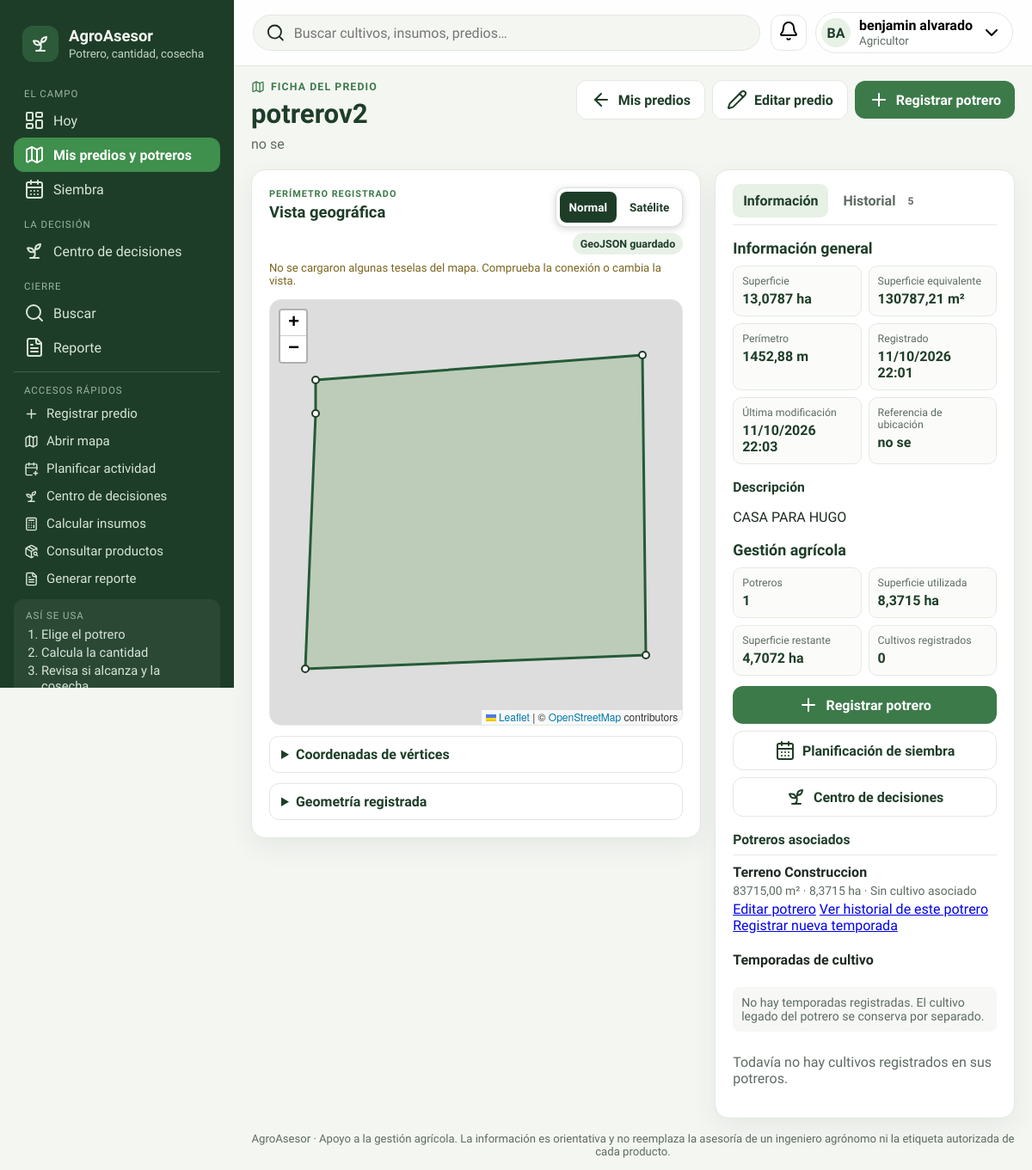
Screenshot of /predios/3/ (signed in) with the database file from the repository.
### core/models.py (models this page shows, shortened)
class Predio(models.Model):
    propietario = models.ForeignKey(settings.AUTH_USER_MODEL, on_delete=models.PROTECT, related_name='predios')
    nombre = models.CharField(max_length=150)
    ubicacion = models.CharField(max_length=255)
    descripcion = models.TextField(blank=True)
    observaciones = models.TextField(blank=True)
    superficie_ha = models.DecimalField(max_digits=12, decimal_places=4, validators=[MinValueValidator(Decimal('0.0001'))])
    latitud = models.FloatField(null=True, blank=True, validators=[MinValueValidator(-85), MaxValueValidator(85)])
    longitud = models.FloatField(null=True, blank=True, validators=[MinValueValidator(-180), MaxValueValidator(180)])
    geojson = models.JSONField(null=True, blank=True)
    zona = models.ForeignKey(Zona, on_delete=models.PROTECT, null=True, blank=True)
    creado = models.DateTimeField(auto_now_add=True)
    actualizado = models.DateTimeField(auto_now=True)
    class Meta:
        ordering = ['nombre', 'pk']
        constraints = [models.CheckConstraint(condition=models.Q(superficie_ha__gt=0), name='predio_superficie_positiva')]
    @property
    def superficie_m2(self):
        if not self.geojson:
            return None
        return polygon_area(coordinates_from_geojson(self.geojson))
    @property
    def perimetro_m(self):
        if not self.geojson:
            return None
        return polygon_perimeter(coordinates_from_geojson(self.geojson))

class Potrero(models.Model):
    predio = models.ForeignKey(Predio, on_delete=models.PROTECT, related_name='potreros')
    nombre = models.CharField(max_length=150)
    cultivo = models.ForeignKey(Cultivo, on_delete=models.PROTECT, null=True, blank=True, related_name='potreros')
    variedad = models.CharField(max_length=150, blank=True)
    fecha_siembra = models.DateField(null=True, blank=True)
    fecha_cosecha = models.DateField(null=True, blank=True)
    superficie_ha = models.DecimalField(max_digits=12, decimal_places=4, validators=[MinValueValidator(Decimal('0.0001'))])
    perimetro = models.JSONField(default=list, blank=True)
    geojson = models.JSONField(null=True, blank=True)
    latitud = models.FloatField(null=True, blank=True, validators=[MinValueValidator(-85), MaxValueValidator(85)])
    longitud = models.FloatField(null=True, blank=True, validators=[MinValueValidator(-180), MaxValueValidator(180)])
    creado = models.DateTimeField(auto_now_add=True)
    actualizado = models.DateTimeField(auto_now=True)
    class Meta:
        ordering = ['nombre', 'pk']
        constraints = [models.CheckConstraint(condition=models.Q(superficie_ha__gt=0), name='potrero_superficie_positiva')]
    @property
    def perimetro_m(self):
        return polygon_perimeter(self.perimetro) if self.perimetro else None
    @property
    def superficie_m2(self):
        return self.superficie_ha * Decimal('10000')

### core/views.py (the view)
# urls.py: path('predios/<int:pk>/', views.predio_detail, name='predio_detail'),
@login_required
def predio_detail(request, pk):
    predio = get_object_or_404(
        Predio.objects.prefetch_related(
            'potreros__cultivo',
            'potreros__temporadas__cultivo',
            'historial__usuario',
        ),
        pk=pk,
        propietario=request.user,
    )
    potreros = predio.potreros.all()
    selected_potrero_id = request.GET.get('potrero', '').strip()
    selected_potrero = None
    historial = predio.historial.select_related('usuario', 'potrero')
    if selected_potrero_id:
        selected_potrero = get_object_or_404(
            potreros,
            pk=selected_potrero_id,
        )
        historial = historial.filter(potrero=selected_potrero)
    superficie_utilizada = potreros.aggregate(total=Sum('superficie_ha'))['total'] or Decimal('0')
    return _page(request, 'predio_detail.html', 'predios', {
        'predio':predio,
        'potreros':potreros,
        'historial':historial,
        'selected_potrero':selected_potrero,
        'superficie_utilizada':superficie_utilizada,
        'superficie_restante':max(Decimal('0'), predio.superficie_ha - superficie_utilizada),
        'cultivos':Cultivo.objects.filter(potreros__predio=predio).distinct(),
        'maps_config':map_config(),
    })

### core/templates/predio_detail.html (shortened to what this page needs)
{% extends 'body.html' %}{% load static %}
{% block extra_css %}<link rel="stylesheet" href="{% static 'css/predios.css' %}?v=8">{% endblock %}
{% block content %}
<div class="terrain-page-heading">
    <div>
        <span class="terrain-eyebrow"><i data-lucide="map"></i> Ficha del predio</span>
        <h1 class="page-title">{{ predio.nombre }}</h1>
        <p class="page-sub">{{ predio.ubicacion|default:'Ubicación de referencia no registrada' }}</p>
    </div>
    <div class="toolbar">
        <a class="button secondary" href="{% url 'predios' %}"><i data-lucide="arrow-left"></i> Mis predios</a>
        <a class="button secondary" href="{% url 'predio_edit' predio.pk %}"><i data-lucide="pencil"></i> Editar predio</a>
        <a class="button" href="{% url 'potrero_create' predio.pk %}"><i data-lucide="plus"></i> Registrar potrero</a>
    </div>
</div>
<div class="predio-detail-layout">
    <section class="card detail-map-card">
        <div class="map-card-heading">
            <div><span class="terrain-card-kicker">PERÍMETRO REGISTRADO</span><h2>Vista geográfica</h2></div>
            {% if predio.geojson %}
            <div class="detail-map-tools">
                <div class="map-view-switch" role="group" aria-label="Cambiar vista del mapa">
                    <button type="button" class="is-active" data-map-layer="normal" aria-pressed="true">Normal</button>
                    <button type="button" data-map-layer="satellite" aria-pressed="false">Satélite</button>
                </div>
                <span class="map-badge">GeoJSON guardado</span>
            </div>
            {% endif %}
        </div>
        {% if predio.geojson %}
        <p id="predio-map-status" class="detail-map-status" role="status" aria-live="polite"></p>
        <div id="predio-detail-map" class="farm-map" aria-label="Mapa del perímetro del predio"></div>
        <details class="vertex-details">
            <summary>Coordenadas de vértices</summary>
        </details>
        <details class="vertex-details">
            <summary>Geometría registrada</summary>
        </details>
        {% else %}
        <div class="detail-empty-state"><i data-lucide="map-off"></i><p>Este predio se registró antes de habilitar los perímetros. Edita el predio para delimitarlo y guardar su geometría.</p><a class="button secondary" href="{% url 'predio_edit' predio.pk %}">Agregar perímetro</a></div>
        {% endif %}
    </section>
    <section class="card detail-summary-card">
        <div class="detail-tabs" role="tablist" aria-label="Secciones de la ficha">
            <button type="button" class="detail-tab is-active" id="tab-information" role="tab" aria-selected="true" aria-controls="predio-information">Información</button>
            <button type="button" class="detail-tab" id="tab-history" role="tab" aria-selected="false" aria-controls="predio-history">Historial <span>{{ historial|length }}</span></button>
        </div>
        <section id="predio-information" class="detail-tab-panel" role="tabpanel" aria-labelledby="tab-information">
            <h2>Información general</h2>
            <dl class="detail-facts">
                <div><dt>Superficie</dt><dd>{{ predio.superficie_ha|floatformat:4 }} ha</dd></div>
                <div><dt>Superficie equivalente</dt><dd>{% if predio.superficie_m2 is not None %}{{ predio.superficie_m2|floatformat:2 }} m²{% else %}—{% endif %}</dd></div>
                <div><dt>Perímetro</dt><dd>{% if predio.perimetro_m is not None %}{{ predio.perimetro_m|floatformat:2 }} m{% else %}—{% endif %}</dd></div>
                <div><dt>Registrado</dt><dd>{{ predio.creado|date:"d/m/Y H:i" }}</dd></div>
                <div><dt>Última modificación</dt><dd>{{ predio.actualizado|date:"d/m/Y H:i" }}</dd></div>
                <div><dt>Referencia de ubicación</dt><dd>{{ predio.ubicacion|default:'No registrada' }}</dd></div>
            </dl>
            {% if predio.descripcion %}<h3>Descripción</h3><p>{{ predio.descripcion }}</p>{% endif %}
            <h2>Gestión agrícola</h2>
            <dl class="detail-facts">
                <div><dt>Potreros</dt><dd>{{ potreros|length }}</dd></div>
                <div><dt>Superficie utilizada</dt><dd>{{ superficie_utilizada|floatformat:4 }} ha</dd></div>
                <div><dt>Superficie restante</dt><dd>{{ superficie_restante|floatformat:4 }} ha</dd></div>
                <div><dt>Cultivos registrados</dt><dd>{{ cultivos|length }}</dd></div>
            </dl>
            <div class="detail-actions">
                <a class="button" href="{% url 'potrero_create' predio.pk %}"><i data-lucide="plus"></i> Registrar potrero</a>
                <a class="button secondary" href="{% url 'calendario' %}"><i data-lucide="calendar-days"></i> Planificación de siembra</a>
                <a class="button secondary" href="{% url 'decisiones' %}"><i data-lucide="sprout"></i> Centro de decisiones</a>
            </div>
            <h3>Potreros asociados</h3>
            {% for potrero in potreros %}
            <article class="detail-plot" id="potrero-{{ potrero.pk }}">
                <strong>{{ potrero.nombre }}</strong>
                <p>{{ potrero.superficie_m2|floatformat:2 }} m² · {{ potrero.superficie_ha|floatformat:4 }} ha · {{ potrero.cultivo|default:'Sin cultivo asociado' }}</p>
                <a href="{% url 'potrero_edit' predio.pk potrero.pk %}">Editar potrero</a>
                <a href="{% url 'predio_detail' predio.pk %}?potrero={{ potrero.pk }}#predio-history">Ver historial de este potrero</a>
                <a href="{% url 'temporada_create' predio.pk potrero.pk %}">Registrar nueva temporada</a>
                <h4>Temporadas de cultivo</h4>
                <ul class="plot-season-list">
                    {% for season in potrero.temporadas.all %}
                    <li>
                        <strong>{{ season.cultivo.nombre }}{% if season.variedad %} · {{ season.variedad }}{% endif %}{% if season.temporada_agricola %} · {{ season.temporada_agricola }}{% endif %}</strong>
                        <span>{{ season.get_estado_display }}</span>
                        <span>Siembra: {{ season.fecha_siembra|date:"d/m/Y"|default:"Sin fecha" }}</span>
                        <span>Cosecha: {{ season.fecha_cosecha|date:"d/m/Y"|default:"Sin fecha" }}</span>
                        <a href="{% url 'temporada_edit' predio.pk potrero.pk season.pk %}">Editar temporada</a>
                    </li>
                    {% empty %}
                    <li class="muted">No hay temporadas registradas. El cultivo legado del potrero se conserva por separado.</li>
                    {% endfor %}
                </ul>
            </article>
            {% empty %}
            <div class="detail-empty-state"><p>Aún no hay potreros asociados a este predio. Registra el primero para organizar su superficie y cultivos.</p><a class="button secondary" href="{% url 'potrero_create' predio.pk %}">Registrar primer potrero</a></div>
            {% endfor %}
            {% if not cultivos %}<p class="muted">Todavía no hay cultivos registrados en sus potreros.</p>{% endif %}
        </section>
    </section>
</div>
{% endblock %}

### core/templates/body.html (shortened to what this page needs)
{% load static %}
<!DOCTYPE html>
<html lang="es">
<head>
    <link rel="stylesheet" href="{% static 'css/body.css' %}?v=3">
    {% if current == 'predios' %}
    <link rel="stylesheet" href="https://unpkg.com/leaflet@1.9.4/dist/leaflet.css">
    <link rel="stylesheet" href="https://unpkg.com/@geoman-io/leaflet-geoman-free@2.18.0/dist/leaflet-geoman.css">
    {% endif %}
    {% block extra_css %}{% endblock %}
</head>
<body class="app-body">
    <div class="app-shell">
        <aside class="sidebar" id="app-sidebar">
            <div class="brand">
                <span class="logo" aria-hidden="true"><i data-lucide="sprout"></i></span>
                <div>
                    <strong>AgroAsesor</strong>
                    <small>Potrero, cantidad, cosecha</small>
                </div>
            </div>
            <nav class="sidebar-primary-nav" aria-label="Principal">
                {% for group, items in nav_groups %}
                <p class="nav-label">{{ group }}</p>
                {% for name, label, icon in items %}
                    {% if name != 'admin_panel' or user.role == 'Administrador' %}
                    <a href="{% url name %}" class="nav-link{% if current == name %} is-active{% endif %}">
                        <i data-lucide="{{ icon }}"></i>
                        <span>{{ label }}</span>
                    </a>
                    {% endif %}
                {% endfor %}
                {% endfor %}
            </nav>
            <nav class="sidebar-quick-links" id="sidebar-quick-links" aria-label="Accesos rápidos">
                <p class="nav-label">ACCESOS RÁPIDOS</p>
                <a class="nav-link" href="{% url 'predio_create' %}"><i data-lucide="plus"></i><span>Registrar predio</span></a>
                <a class="nav-link" href="{% url 'predios' %}"><i data-lucide="map"></i><span>Abrir mapa</span></a>
                <a class="nav-link{% if current == 'actividades' %} is-active{% endif %}" href="{% url 'actividad_create' %}"><i data-lucide="calendar-plus"></i><span>Planificar actividad</span></a>
                <a class="nav-link" href="{% url 'decisiones' %}"><i data-lucide="sprout"></i><span>Centro de decisiones</span></a>
                <a class="nav-link" href="{% url 'decisiones' %}?herramienta=llevar&amp;tipo=insumos"><i data-lucide="calculator"></i><span>Calcular insumos</span></a>
                <a class="nav-link{% if current == 'productos' %} is-active{% endif %}" href="{% url 'productos' %}"><i data-lucide="package-search"></i><span>Consultar productos</span></a>
                <a class="nav-link{% if current == 'reportes' %} is-active{% endif %}" href="{% url 'reportes' %}"><i data-lucide="file-text"></i><span>Generar reporte</span></a>
            </nav>
            <div class="sidebar-guide">
                <p>Así se usa</p>
                <ol>
                    <li>Elige el potrero</li>
                    <li>Calcula la cantidad</li>
                    <li>Revisa si alcanza y la cosecha</li>
                </ol>
            </div>
        </aside>
        <div class="workspace">
            <header class="topbar">
                <form class="global-search" action="{% url 'busqueda' %}" method="get" role="search">
                    <i data-lucide="search"></i>
                    <input id="q" name="q" value="{{ query }}" placeholder="Buscar cultivos, insumos, predios…">
                </form>
                <div class="header-actions">
                    <div class="popover-anchor">
                        <button class="icon-button" type="button" data-notes aria-label="Notificaciones">
                            <i data-lucide="bell"></i>
                        </button>
                    </div>
                    <div class="popover-anchor">
                        <button class="profile" type="button" data-profile aria-label="Menú de perfil">
                            <span class="avatar">{{ initials }}</span>
                            <span class="profile-info">
                                {{ user.name }}
                                <small>{{ user.role }}</small>
                            </span>
                            <i data-lucide="chevron-down"></i>
                        </button>
                    </div>
                </div>
            </header>
            <main>
                <div class="page-container">
                {% block content %}{% endblock %}
                </div>
            </main>
            <footer class="app-footer"><div class="page-container">AgroAsesor · Apoyo a la gestión agrícola. La información es orientativa y no reemplaza la asesoría de un ingeniero agrónomo ni la etiqueta autorizada de cada producto.</div></footer>
        </div>
    </div>
</body>
</html>

### rows the page displays
Predio: nombre "potrerov2", ubicacion "no se", superficie_ha "13,0787", superficie_m2 "130787,21", perimetro_m "1452,88", creado "11/10/2026 22:01", actualizado "11/10/2026 22:03", descripcion "CASA PARA HUGO"
Potrero: nombre "Terreno Construccion", superficie_m2 "83715,00", superficie_ha "8,3715", cultivo "Sin cultivo asociado"

### other values shown
{{ group }} "EL CAMPO" "LA DECISIÓN" "CIERRE"
{{ label }} "Hoy" "Mis predios y potreros" "Siembra" "Centro de decisiones" "Buscar" "Reporte"
{{ initials }} "BA"
{{ user.name }} "benjamin alvarado"
{{ user.role }} "Agricultor"
{{ historial|length }} "5"
{{ potreros|length }} "1"
{{ superficie_utilizada|floatformat:4 }} "8,3715"
{{ superficie_restante|floatformat:4 }} "4,7072"
{{ cultivos|length }} "0"
